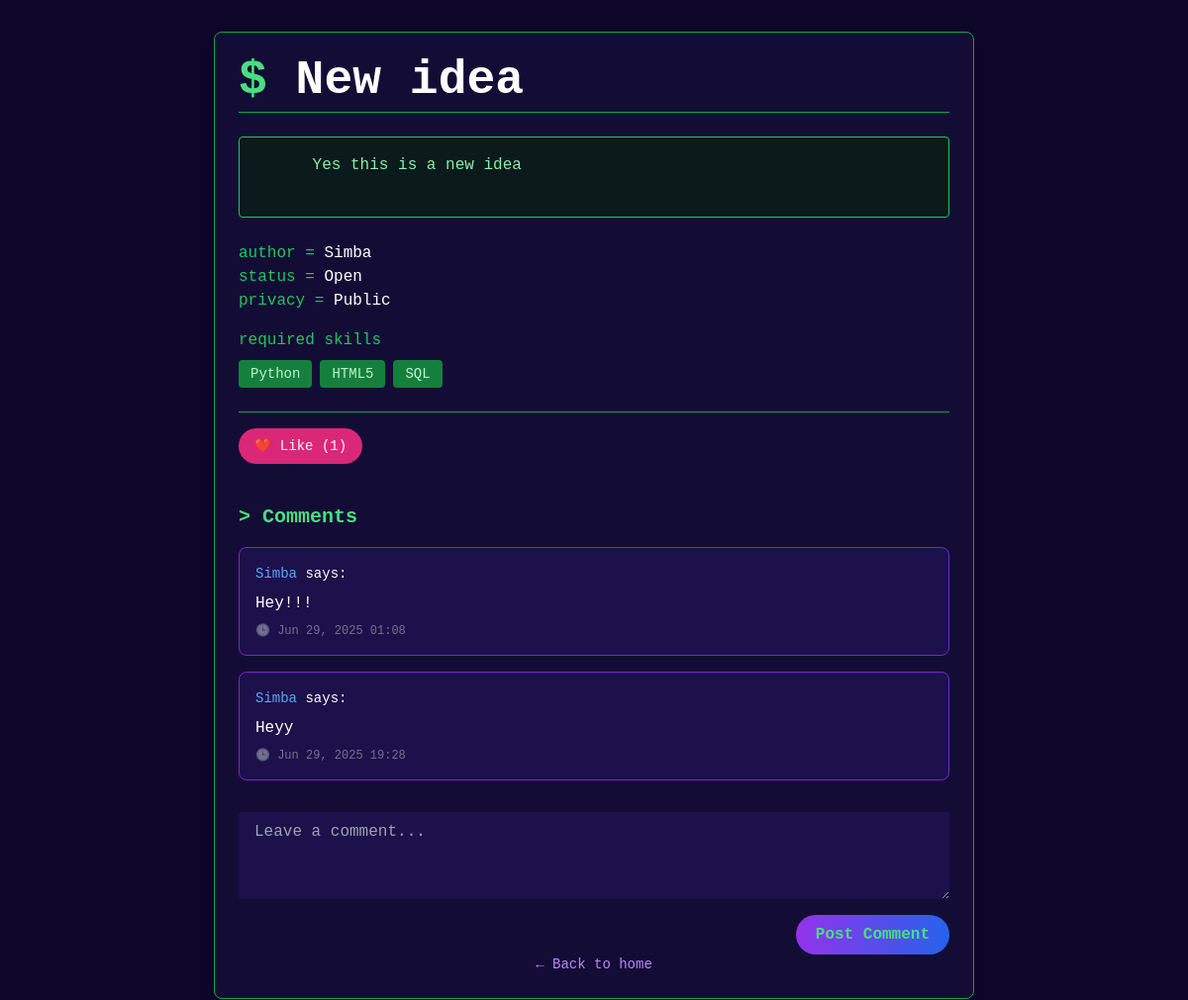
Screenshot of /7/ (signed in) with the database file from the repository.
### ideas/models.py (models this page shows, shortened)
class Idea(models.Model):
    STATUS_CHOICES = [
        ('open', 'Open'),
        ('closed', 'Closed'),
    ]
    PRIVACY_CHOICES = [
        ('public', 'Public'),
        ('friends', 'Friends Only'),
        ('private', 'Private'),
    ]
    DIFFICULTY_LEVELS = [
        ('easy', 'Easy'),
        ('medium', 'Medium'),
        ('hard', 'Hard'),
        ('epic', 'Epic'),
    ]
    title = models.CharField(max_length=200)
    description = models.TextField()
    author = models.ForeignKey(settings.AUTH_USER_MODEL, on_delete=models.CASCADE, related_name='ideas')
    created_at = models.DateTimeField(auto_now_add=True)
    status = models.CharField(max_length=6, choices=STATUS_CHOICES, default='open')
    privacy = models.CharField(max_length=7, choices=PRIVACY_CHOICES, default='public')
    skills_required = models.ManyToManyField('users.Skill', blank=True, related_name='ideas')
    difficulty = models.CharField(max_length=6, choices=DIFFICULTY_LEVELS, blank=True)
    followers = models.ManyToManyField(settings.AUTH_USER_MODEL, related_name='followed_ideas', blank=True)
    likes = models.ManyToManyField(settings.AUTH_USER_MODEL, related_name='liked_ideas', blank=True)

class Comment(models.Model):
    author = models.ForeignKey(settings.AUTH_USER_MODEL, on_delete=models.CASCADE)
    idea = models.ForeignKey(Idea, on_delete=models.CASCADE, related_name='comments')
    content = models.TextField()
    created_at = models.DateTimeField(auto_now_add=True)
    parent = models.ForeignKey('self', null=True, blank=True, on_delete=models.CASCADE, related_name='replies')

### users/models.py (models this page shows, shortened)
class CustomUser(AbstractUser):
    email = models.EmailField(unique=True)
    bio = models.TextField(max_length=300, blank=True)
    skills = models.ManyToManyField(Skill, blank=True, related_name='users')
    EXPERIENCE_LEVELS = [
        ('JR', 'Junior'),
        ('MD', 'Mid'),
        ('SR', 'Senior'),
        ('EX', 'Experto'),
    ]
    SPECIALTIES = [
        ('backend', 'Backend'),
        ('frontend', 'Frontend'),
        ('fullstack', 'Fullstack'),
        ('designer', 'Designer'),
        ('data', 'Data'),
        ('devops', 'DevOps'),
    ]
    STATUS = [
        ('open', 'Open to Work'),
        ('busy', 'Busy'),
        ('living', 'Living Life 😎'),
    ]
    level = models.CharField(max_length=2, choices=EXPERIENCE_LEVELS, blank=True)
    specialty = models.CharField(max_length=50, choices=SPECIALTIES, null=True, blank=True)
    aura = models.PositiveIntegerField(default=0)
    status = models.CharField(max_length=20, choices=STATUS, default='open')
    country = CountryField(blank_label='(Select your country)', null=True, blank=True)
    languages = models.ManyToManyField(Language, blank=True, related_name="users")
    github = models.URLField(blank=True, null=True)
    linkedin = models.URLField(blank=True, null=True)
    twitter = models.URLField(blank=True, null=True)
    discord = models.URLField(blank=True, null=True)
    friends = models.ManyToManyField('self', blank=True, symmetrical=True)

class Skill(models.Model):
    name = models.CharField(max_length=50, unique=True)

### ideas/views.py (the view)
# urls.py: path('<int:idea_id>/', views.idea_detail, name='idea_detail'),
@login_required
def idea_detail(request, idea_id):
    idea = get_object_or_404(Idea, id=idea_id)
    if request.method == 'POST':
        if 'like' in request.POST:
            if request.user in idea.likes.all():
                idea.likes.remove(request.user)
            else:
                idea.likes.add(request.user)
            return redirect('idea_detail', idea_id=idea.id)
        else:
            form = CommentForm(request.POST)
            if form.is_valid():
                comment = form.save(commit=False)
                comment.author = request.user
                comment.idea = idea
                comment.save()
                return redirect('idea_detail', idea_id=idea.id)
    else:
        form = CommentForm()
    return render(request, 'ideas/idea_detail.html', {
        'idea': idea,
        'comment_form': form,
        'has_liked': request.user in idea.likes.all()
    })

### ideas/forms.py
class CommentForm(forms.ModelForm):
    class Meta:
        model = Comment
        fields = ['content']

### ideas/templates/ideas/idea_detail.html (shortened to what this page needs)
<!DOCTYPE html>
<html lang="en">
{% load form_filters %}
<head>
  <script src="https://cdn.tailwindcss.com"></script>
</head>
<body class="bg-[#0D0628] text-green-400 font-mono min-h-screen p-8">
  <div class="max-w-3xl mx-auto bg-[#130D36] rounded-lg p-6 shadow-lg border border-green-600">
    <h1 class="text-5xl font-bold mb-6 border-b border-green-600 pb-2">
      $ <span class="text-white">{{ idea.title }}</span>
    </h1>
    <pre class="whitespace-pre-wrap bg-[#0B1B1B] p-4 rounded text-green-300 mb-6 border border-green-500">
      {{ idea.description }}
    </pre>
    <div class="mb-4">
      <p><span class="text-green-500">author =</span> <span class="text-white">{{ idea.author.username }}</span></p>
      <p><span class="text-green-500">status =</span> <span class="text-white">{{ idea.get_status_display }}</span></p>
      <p><span class="text-green-500">privacy =</span> <span class="text-white">{{ idea.get_privacy_display }}</span></p>
    </div>
    <div>
      <h2 class="text-green-500 mb-2">required skills</h2>
      <div class="flex flex-wrap gap-2">
        {% for skill in idea.skills_required.all %}
          <code class="bg-green-700 text-green-200 px-3 py-1 rounded text-sm font-mono">{{ skill.name }}</code>
        {% empty %}
          <span class="text-green-600 italic">no skills specified</span>
        {% endfor %}
      </div>
    </div>
    <div class="mt-6 border-t border-green-600 pt-4">
      <form method="post" class="inline-block">
        <button name="like" type="submit"
          class="px-4 py-2 rounded-full font-mono text-sm transition-all
          {% if has_liked %}
            bg-pink-600 text-white hover:brightness-110
          {% else %}
            bg-pink-300 text-black hover:bg-pink-400
          {% endif %}
          ">
          ❤️ Like ({{ idea.likes.count }})
        </button>
        </form>
    </div>
    <div class="mt-10">
      <h2 class="text-xl font-bold text-green-400 mb-4">> Comments</h2>
      <div class="space-y-4 mb-6">
        {% for comment in idea.comments.all %}
          <div class="bg-[#1C114A] border border-purple-700 p-4 rounded-lg">
            <p class="text-white text-sm mb-2"><span class="text-blue-400">{{ comment.author.username }}</span> says:</p>
            <p class="text-white whitespace-pre-wrap">{{ comment.content }}</p>
            <p class="text-xs text-white/40 mt-2">🕒 {{ comment.created_at|date:"M d, Y H:i" }}</p>
          </div>
        {% empty %}
          <p class="text-gray-500">No comments yet. Be the first to say something 👀</p>
        {% endfor %}
      </div>
      {% if user.is_authenticated %}
        <form method="post" class="space-y-2">
          <textarea name="content" rows="3" placeholder="Leave a comment..." required
            class="w-full px-4 py-2 rounded bg-[#1C114A] text-white focus:outline-none focus:ring-2 focus:ring-purple-500"></textarea>
          <div class="flex justify-end">
            <button type="submit" class="bg-gradient-to-r from-purple-600 to-blue-600 px-5 py-2 rounded-full font-semibold hover:brightness-110 transition">
              Post Comment
            </button>
          </div>
        </form>
      {% else %}
        <p class="text-sm text-white/50">You must <a href="{% url 'login' %}" class="text-purple-400 underline">log in</a> to comment.</p>
      {% endif %}
    </div>
      <div class="flex justify-center">
        <a href="{% url 'home' %}" class="text-sm text-purple-400 hover:underline">
        ← Back to home
        </a>
      </div>
  </div>
</body>
</html>

### rows the page displays
Idea: title "New idea", description "Yes this is a new idea", author.username "Simba", status "Open", privacy "Public", likes.count "1"
Skill: name "Python"
Skill: name "HTML5"
Skill: name "SQL"
Comment: author.username "Simba", content "Hey!!!", created_at "Jun 29, 2025 01:08"
Comment: author.username "Simba", content "Heyy", created_at "Jun 29, 2025 19:28"
